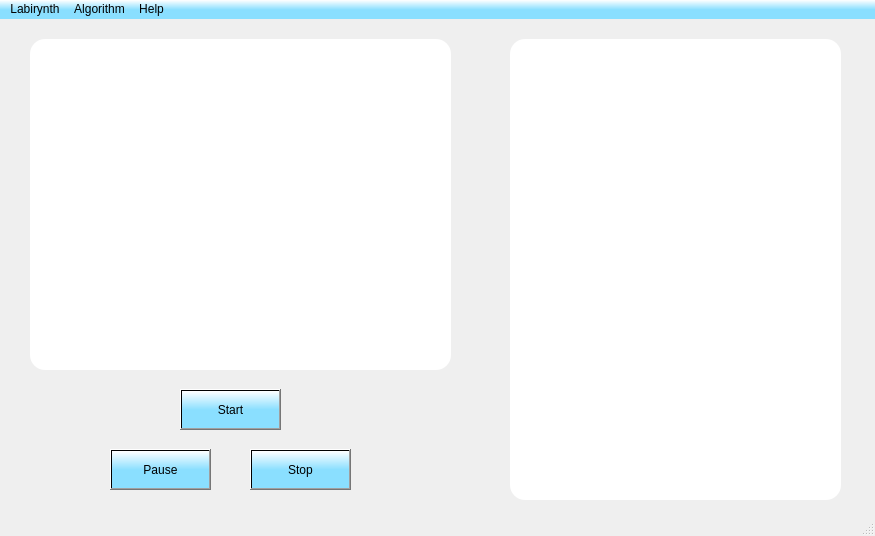
<?xml version="1.0" encoding="UTF-8"?>
<ui version="4.0">
 <class>MainWindow</class>
 <widget class="QMainWindow" name="MainWindow">
  <property name="geometry">
   <rect>
    <x>0</x>
    <y>0</y>
    <width>875</width>
    <height>536</height>
   </rect>
  </property>
  <property name="windowTitle">
   <string>GA Labirynth</string>
  </property>
  <property name="styleSheet">
   <string notr="true"/>
  </property>
  <property name="unifiedTitleAndToolBarOnMac">
   <bool>false</bool>
  </property>
  <widget class="QWidget" name="centralwidget">
   <widget class="QTableWidget" name="labirynthTableView">
    <property name="geometry">
     <rect>
      <x>30</x>
      <y>20</y>
      <width>421</width>
      <height>331</height>
     </rect>
    </property>
    <property name="styleSheet">
     <string notr="true"> padding: 20px;
    background-color: #ffffff;
    border-radius: 15px;
    box-shadow: 0 8px 16px rgba(0, 0, 0, 0.2);
    transition: transform 0.3s ease, box-shadow 0.3s ease;
    overflow: hidden;</string>
    </property>
   </widget>
   <widget class="QFrame" name="dataFrame">
    <property name="geometry">
     <rect>
      <x>510</x>
      <y>20</y>
      <width>331</width>
      <height>461</height>
     </rect>
    </property>
    <property name="palette">
     <palette>
      <active>
       <colorrole role="Button">
        <brush brushstyle="SolidPattern">
         <color alpha="255">
          <red>255</red>
          <green>255</green>
          <blue>255</blue>
         </color>
        </brush>
       </colorrole>
       <colorrole role="Base">
        <brush brushstyle="SolidPattern">
         <color alpha="255">
          <red>255</red>
          <green>255</green>
          <blue>255</blue>
         </color>
        </brush>
       </colorrole>
       <colorrole role="Window">
        <brush brushstyle="SolidPattern">
         <color alpha="255">
          <red>255</red>
          <green>255</green>
          <blue>255</blue>
         </color>
        </brush>
       </colorrole>
       <colorrole role="Highlight">
        <brush brushstyle="SolidPattern">
         <color alpha="255">
          <red>170</red>
          <green>170</green>
          <blue>255</blue>
         </color>
        </brush>
       </colorrole>
       <colorrole role="Link">
        <brush brushstyle="SolidPattern">
         <color alpha="255">
          <red>170</red>
          <green>170</green>
          <blue>255</blue>
         </color>
        </brush>
       </colorrole>
      </active>
      <inactive>
       <colorrole role="Button">
        <brush brushstyle="SolidPattern">
         <color alpha="255">
          <red>255</red>
          <green>255</green>
          <blue>255</blue>
         </color>
        </brush>
       </colorrole>
       <colorrole role="Base">
        <brush brushstyle="SolidPattern">
         <color alpha="255">
          <red>255</red>
          <green>255</green>
          <blue>255</blue>
         </color>
        </brush>
       </colorrole>
       <colorrole role="Window">
        <brush brushstyle="SolidPattern">
         <color alpha="255">
          <red>255</red>
          <green>255</green>
          <blue>255</blue>
         </color>
        </brush>
       </colorrole>
       <colorrole role="Highlight">
        <brush brushstyle="SolidPattern">
         <color alpha="255">
          <red>240</red>
          <green>240</green>
          <blue>240</blue>
         </color>
        </brush>
       </colorrole>
       <colorrole role="Link">
        <brush brushstyle="SolidPattern">
         <color alpha="255">
          <red>170</red>
          <green>170</green>
          <blue>255</blue>
         </color>
        </brush>
       </colorrole>
      </inactive>
      <disabled>
       <colorrole role="Button">
        <brush brushstyle="SolidPattern">
         <color alpha="255">
          <red>255</red>
          <green>255</green>
          <blue>255</blue>
         </color>
        </brush>
       </colorrole>
       <colorrole role="Base">
        <brush brushstyle="SolidPattern">
         <color alpha="255">
          <red>255</red>
          <green>255</green>
          <blue>255</blue>
         </color>
        </brush>
       </colorrole>
       <colorrole role="Window">
        <brush brushstyle="SolidPattern">
         <color alpha="255">
          <red>255</red>
          <green>255</green>
          <blue>255</blue>
         </color>
        </brush>
       </colorrole>
       <colorrole role="Highlight">
        <brush brushstyle="SolidPattern">
         <color alpha="255">
          <red>170</red>
          <green>170</green>
          <blue>255</blue>
         </color>
        </brush>
       </colorrole>
       <colorrole role="Link">
        <brush brushstyle="SolidPattern">
         <color alpha="255">
          <red>170</red>
          <green>170</green>
          <blue>255</blue>
         </color>
        </brush>
       </colorrole>
      </disabled>
     </palette>
    </property>
    <property name="styleSheet">
     <string notr="true">    padding: 20px;
    background-color: #ffffff;
    border-radius: 15px;
    box-shadow: 0 8px 16px rgba(0, 0, 0, 0.2);
    transition: transform 0.3s ease, box-shadow 0.3s ease;
    overflow: hidden;</string>
    </property>
    <property name="frameShape">
     <enum>QFrame::StyledPanel</enum>
    </property>
    <property name="frameShadow">
     <enum>QFrame::Raised</enum>
    </property>
    <property name="lineWidth">
     <number>3</number>
    </property>
   </widget>
   <widget class="QPushButton" name="startButton">
    <property name="geometry">
     <rect>
      <x>180</x>
      <y>370</y>
      <width>101</width>
      <height>41</height>
     </rect>
    </property>
    <property name="styleSheet">
     <string notr="true">background-color: qlineargradient(spread:pad, x1:0.389, y1:0.511, x2:0.383, y2:0, stop:0 rgba(138, 223, 255, 255), stop:1 rgba(255, 255, 255, 255));

border-color: rgb(85, 170, 255);</string>
    </property>
    <property name="text">
     <string>Start</string>
    </property>
   </widget>
   <widget class="QPushButton" name="pauseButton">
    <property name="geometry">
     <rect>
      <x>110</x>
      <y>430</y>
      <width>101</width>
      <height>41</height>
     </rect>
    </property>
    <property name="styleSheet">
     <string notr="true">background-color: qlineargradient(spread:pad, x1:0.389, y1:0.511, x2:0.383, y2:0, stop:0 rgba(138, 223, 255, 255), stop:1 rgba(255, 255, 255, 255))</string>
    </property>
    <property name="text">
     <string>Pause</string>
    </property>
   </widget>
   <widget class="QPushButton" name="stopButton">
    <property name="geometry">
     <rect>
      <x>250</x>
      <y>430</y>
      <width>101</width>
      <height>41</height>
     </rect>
    </property>
    <property name="styleSheet">
     <string notr="true">background-color: qlineargradient(spread:pad, x1:0.389, y1:0.511, x2:0.383, y2:0, stop:0 rgba(138, 223, 255, 255), stop:1 rgba(255, 255, 255, 255))</string>
    </property>
    <property name="text">
     <string>Stop</string>
    </property>
   </widget>
  </widget>
  <widget class="QMenuBar" name="menubar">
   <property name="geometry">
    <rect>
     <x>0</x>
     <y>0</y>
     <width>875</width>
     <height>26</height>
    </rect>
   </property>
   <property name="baseSize">
    <size>
     <width>0</width>
     <height>50</height>
    </size>
   </property>
   <property name="cursor">
    <cursorShape>ArrowCursor</cursorShape>
   </property>
   <property name="styleSheet">
    <string notr="true">background-color: qlineargradient(spread:pad, x1:0.389, y1:0.511, x2:0.383, y2:0, stop:0 rgba(138, 223, 255, 255), stop:1 rgba(255, 255, 255, 255))
</string>
   </property>
   <property name="defaultUp">
    <bool>true</bool>
   </property>
   <property name="nativeMenuBar">
    <bool>true</bool>
   </property>
   <widget class="QMenu" name="menuLabirynth">
    <property name="title">
     <string>Labirynth</string>
    </property>
    <addaction name="selectFromFileMenu"/>
    <addaction name="createNewMenu"/>
   </widget>
   <widget class="QMenu" name="menuAlgorithm">
    <property name="title">
     <string>Algorithm</string>
    </property>
    <addaction name="setParametersMenu"/>
    <addaction name="setLogDestinationMenu"/>
   </widget>
   <widget class="QMenu" name="helpMenu">
    <property name="baseSize">
     <size>
      <width>0</width>
      <height>4</height>
     </size>
    </property>
    <property name="title">
     <string>Help</string>
    </property>
   </widget>
   <addaction name="menuLabirynth"/>
   <addaction name="menuAlgorithm"/>
   <addaction name="helpMenu"/>
  </widget>
  <widget class="QStatusBar" name="statusbar"/>
  <action name="selectFromFileMenu">
   <property name="text">
    <string>Select from file</string>
   </property>
  </action>
  <action name="createNewMenu">
   <property name="text">
    <string>Create new</string>
   </property>
  </action>
  <action name="setParametersMenu">
   <property name="text">
    <string>Set parameters</string>
   </property>
  </action>
  <action name="setLogDestinationMenu">
   <property name="text">
    <string>Set log destination</string>
   </property>
  </action>
 </widget>
 <resources/>
 <connections/>
</ui>
